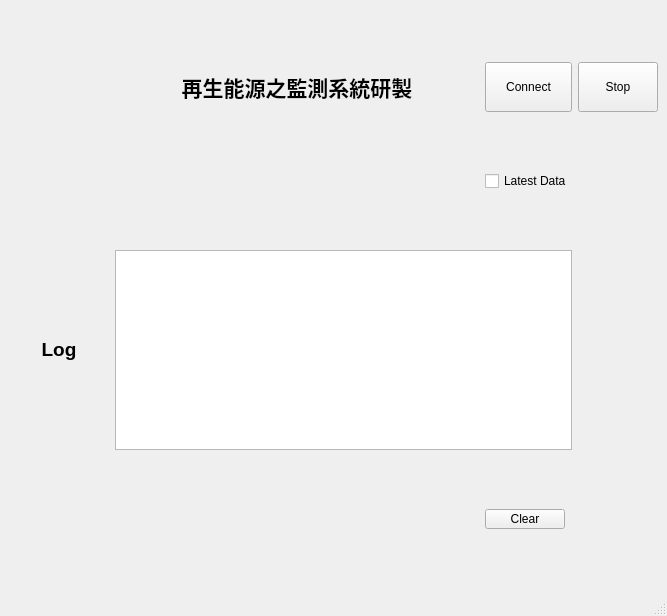
<?xml version="1.0" encoding="UTF-8"?>
<ui version="4.0">
 <class>MainWindow</class>
 <widget class="QMainWindow" name="MainWindow">
  <property name="geometry">
   <rect>
    <x>0</x>
    <y>0</y>
    <width>667</width>
    <height>616</height>
   </rect>
  </property>
  <property name="windowTitle">
   <string>St. John's University Master's thesis</string>
  </property>
  <widget class="QWidget" name="centralwidget">
   <layout class="QGridLayout" name="gridLayout">
    <item row="3" column="0">
     <widget class="QLabel" name="log_label">
      <property name="maximumSize">
       <size>
        <width>100</width>
        <height>50</height>
       </size>
      </property>
      <property name="autoFillBackground">
       <bool>false</bool>
      </property>
      <property name="text">
       <string>&lt;html&gt;&lt;head/&gt;&lt;body&gt;&lt;p align=&quot;center&quot;&gt;&lt;span style=&quot; font-size:14pt; font-weight:600;&quot;&gt;Log&lt;/span&gt;&lt;/p&gt;&lt;/body&gt;&lt;/html&gt;</string>
      </property>
     </widget>
    </item>
    <item row="4" column="2">
     <widget class="QPushButton" name="clear_button">
      <property name="maximumSize">
       <size>
        <width>80</width>
        <height>20</height>
       </size>
      </property>
      <property name="text">
       <string>Clear</string>
      </property>
     </widget>
    </item>
    <item row="0" column="3">
     <widget class="QPushButton" name="stop_button">
      <property name="maximumSize">
       <size>
        <width>80</width>
        <height>50</height>
       </size>
      </property>
      <property name="text">
       <string>Stop</string>
      </property>
     </widget>
    </item>
    <item row="1" column="0" colspan="4">
     <layout class="QVBoxLayout" name="graph_layout"/>
    </item>
    <item row="3" column="1" colspan="2">
     <widget class="QTextBrowser" name="log">
      <property name="maximumSize">
       <size>
        <width>1000</width>
        <height>200</height>
       </size>
      </property>
      <property name="font">
       <font>
        <family>Arial</family>
        <pointsize>14</pointsize>
        <weight>50</weight>
        <bold>false</bold>
       </font>
      </property>
      <property name="autoFillBackground">
       <bool>false</bool>
      </property>
      <property name="html">
       <string>&lt;!DOCTYPE HTML PUBLIC &quot;-//W3C//DTD HTML 4.0//EN&quot; &quot;http://www.w3.org/TR/REC-html40/strict.dtd&quot;&gt;
&lt;html&gt;&lt;head&gt;&lt;meta name=&quot;qrichtext&quot; content=&quot;1&quot; /&gt;&lt;style type=&quot;text/css&quot;&gt;
p, li { white-space: pre-wrap; }
&lt;/style&gt;&lt;/head&gt;&lt;body style=&quot; font-family:'Arial'; font-size:14pt; font-weight:400; font-style:normal;&quot;&gt;
&lt;p style=&quot;-qt-paragraph-type:empty; margin-top:0px; margin-bottom:0px; margin-left:0px; margin-right:0px; -qt-block-indent:0; text-indent:0px; font-family:'PMingLiU'; font-size:9pt;&quot;&gt;&lt;br /&gt;&lt;/p&gt;&lt;/body&gt;&lt;/html&gt;</string>
      </property>
     </widget>
    </item>
    <item row="0" column="2">
     <widget class="QPushButton" name="connect_button">
      <property name="maximumSize">
       <size>
        <width>100</width>
        <height>50</height>
       </size>
      </property>
      <property name="text">
       <string>Connect</string>
      </property>
     </widget>
    </item>
    <item row="0" column="1">
     <widget class="QLabel" name="main_label">
      <property name="text">
       <string>&lt;html&gt;&lt;head/&gt;&lt;body&gt;&lt;p align=&quot;center&quot;&gt;&lt;span style=&quot; font-size:16pt; font-weight:600;&quot;&gt;再生能源之監測系統研製&lt;/span&gt;&lt;/p&gt;&lt;/body&gt;&lt;/html&gt;</string>
      </property>
     </widget>
    </item>
    <item row="2" column="2">
     <widget class="QCheckBox" name="refresh_checkbox">
      <property name="text">
       <string>Latest Data</string>
      </property>
     </widget>
    </item>
   </layout>
  </widget>
  <widget class="QMenuBar" name="menubar">
   <property name="geometry">
    <rect>
     <x>0</x>
     <y>0</y>
     <width>667</width>
     <height>22</height>
    </rect>
   </property>
  </widget>
  <widget class="QStatusBar" name="statusbar"/>
 </widget>
 <resources/>
 <connections/>
</ui>
